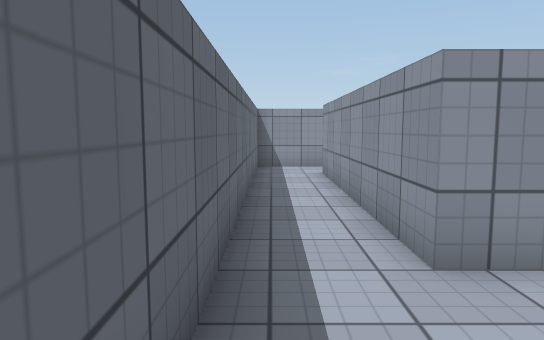
[1] (above)

22 first-person views from a walk through a 3-D level made in the Unity game engine. The camera is 1.3 m above the floor, tilts 6° down and sees 70° across. The floor is counted in squares, 1 m on a side. Each view is taken from the middle of a square. On the plan, view 1 faces up. The plan holds only what a view shows up to about 16 squares ahead; the rest is blank. The player character is not drawn. Surface patterns are stand-ins for the level's own textures.

[2]
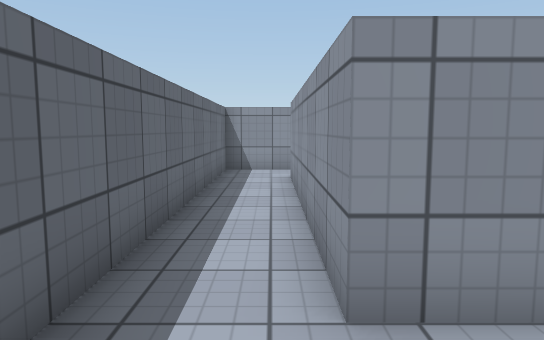

[3]
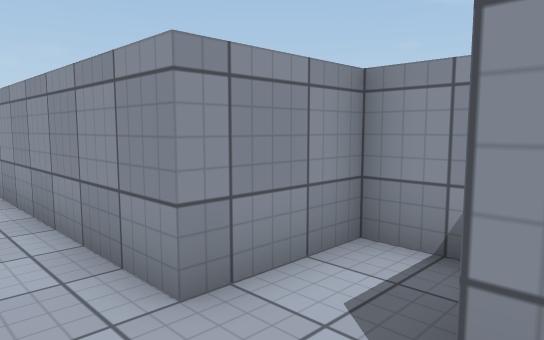

[4]
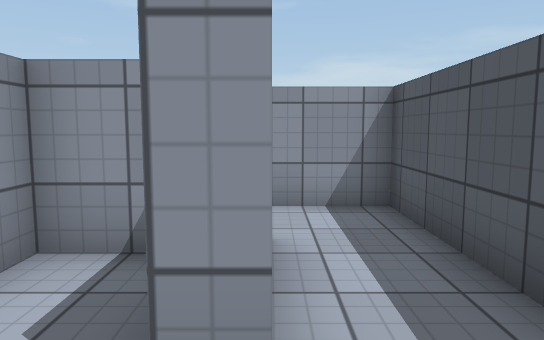

[5]
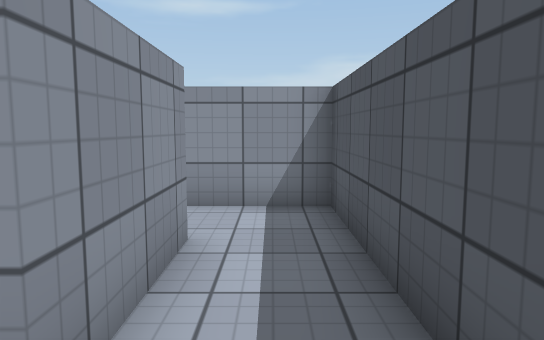

[6]
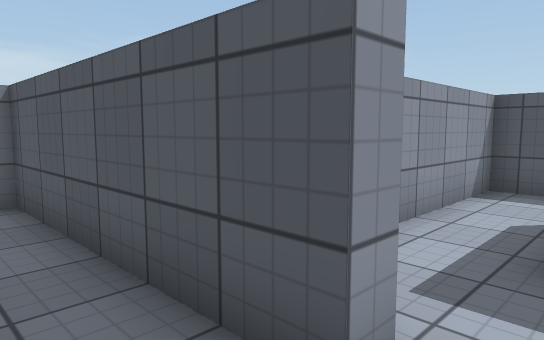

[7]
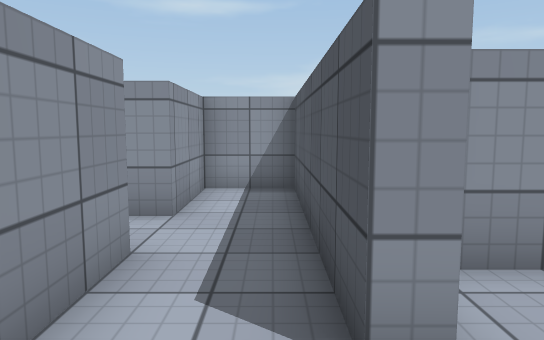

[8]
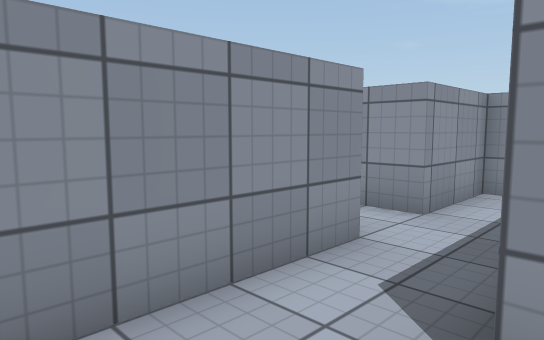

[9]
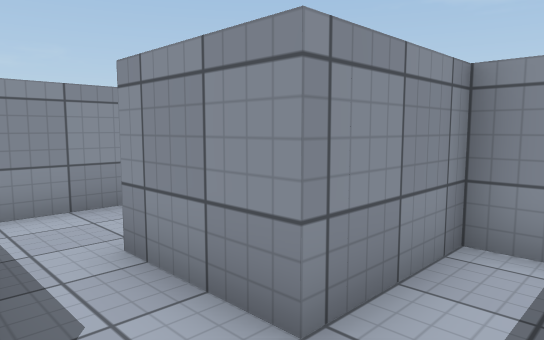

[10]
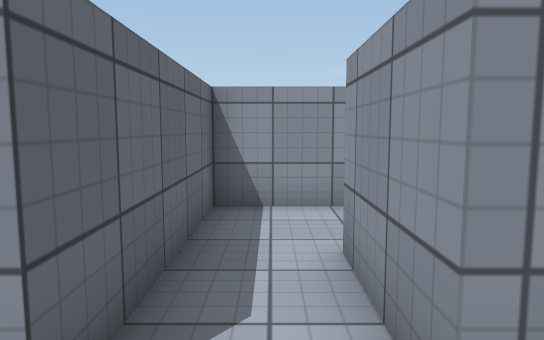

[11]
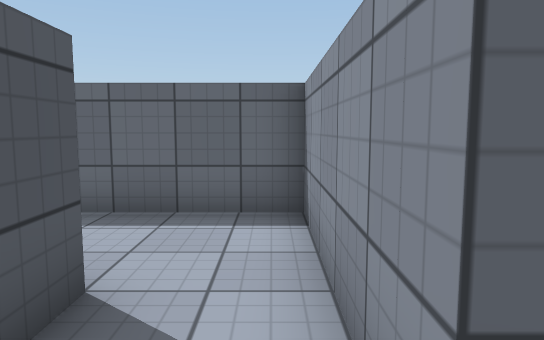

[12]
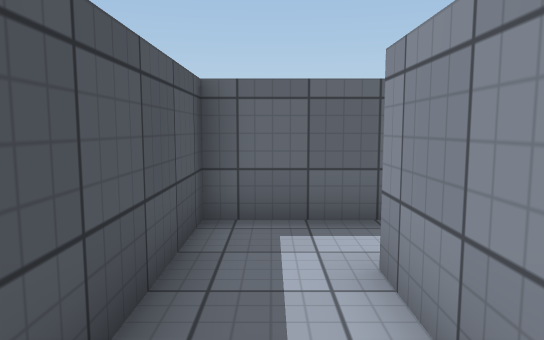

[13]
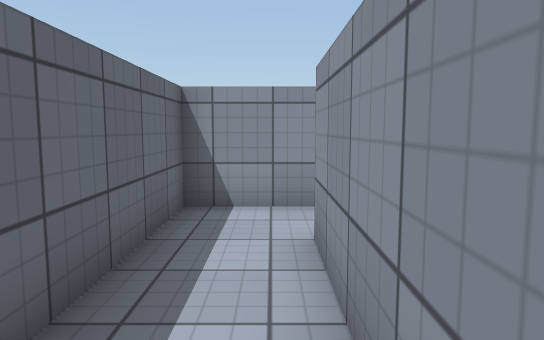

[14]
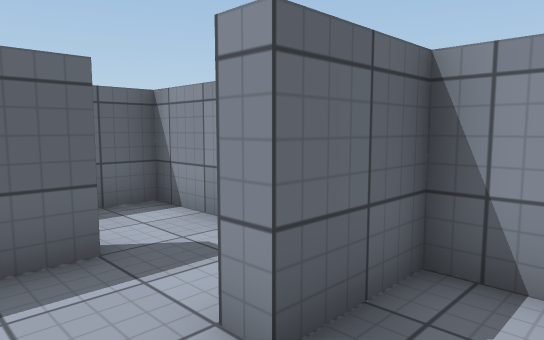

[15]
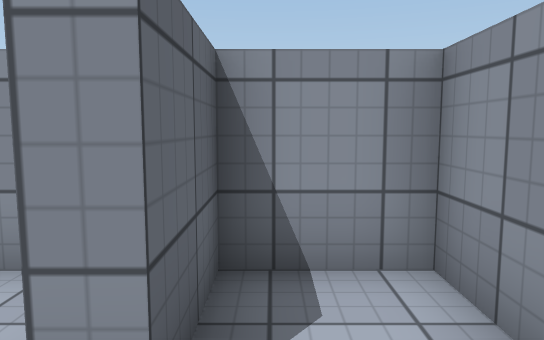

[16]
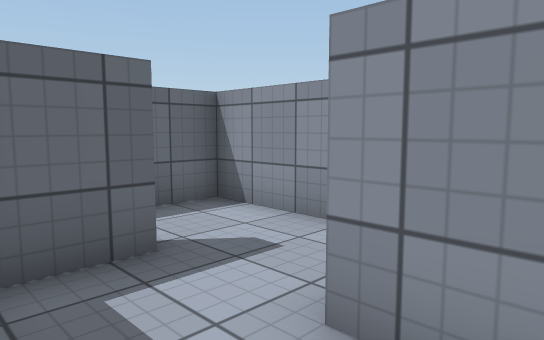

[17]
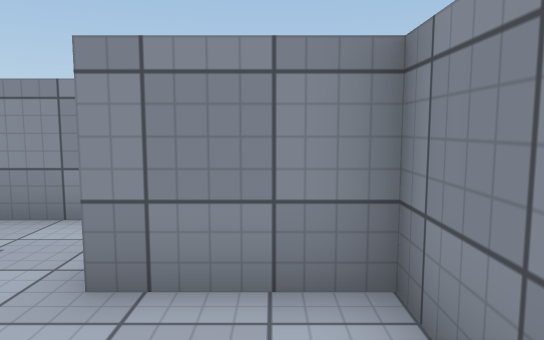

[18]
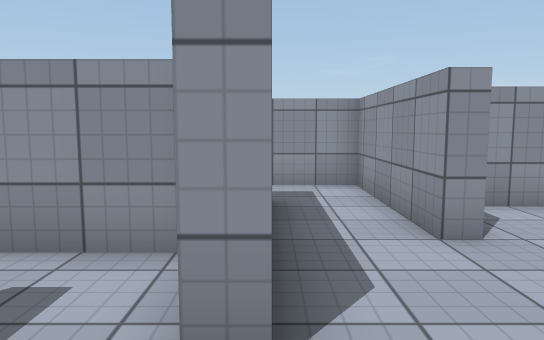

[19]
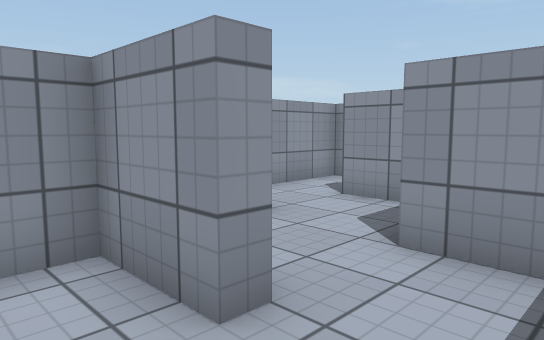

[20]
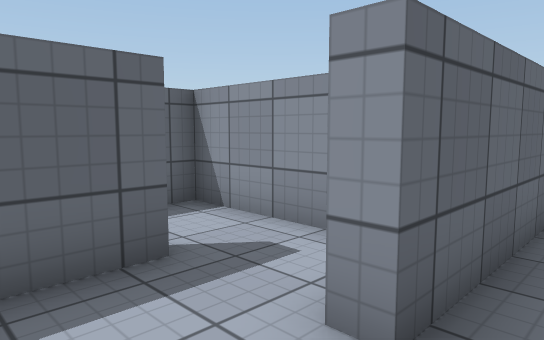

[21]
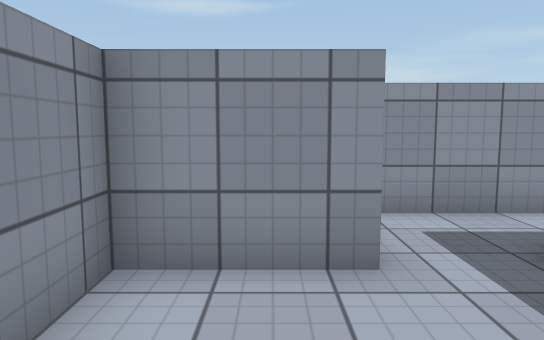

[22]
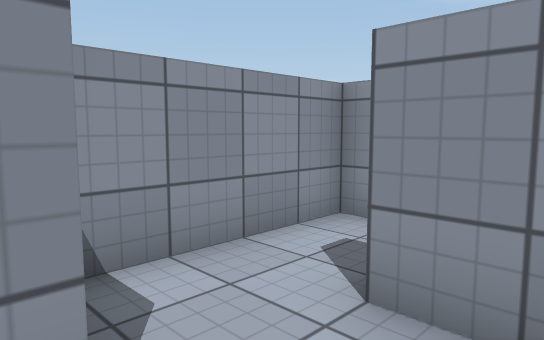

### Floor plan
Points are (right, up) in squares from view 1. A wall is a line through its corners. A room is listed if a view was taken in it or the views show most of it. See-through windows are left out.
Room 1 (views 1, 2, 3, 4, 5, 12)
walls: (4.5, 1) (1.5, 1) (1.5, 1.5); (6.5, 4.5) (6.5, 5.2); (-0.5, 1.5) (-0.5, -1) (6.5, -1) (6.5, 3)
ways out: opening at (3.5, 6) to room 2; opening at (0.5, 1) to room 3
Room 2 (views 6, 7, 8, 9, 10, 11, 21)
walls: (5, 5.9) (5, 6.5) (11.5, 6.5) (11.5, 8.5) (8.8, 8.5) (8.8, 11); (8.5, 13.5) (7, 13.5) (7, 8.5) (2, 8.5) (2, 5)
ways out: opening at (3.5, 6) to room 1; opening at (9, 12.5) to room 7
Room 3 (view 13)
walls: (4, 2.2) (4, 3.5) (1.5, 3.5) (1.5, 11.5); (1.4, 13.5) (-0.5, 13.5) (-0.5, 1.5)
ways out: opening at (0.5, 1) to room 1; opening at (2, 12.5) to room 8
Room 4 (views 14, 15)
walls: (6.5, 12) (6.5, 13.5) (4.5, 13.5) (4.5, 11.5) (4, 11.5)
ways out: opening at (4, 10.5) to room 8
Room 5 (views 16, 17, 18, 19, 20)
walls: (9.5, 4.1) (9.5, 2.5); (12, 8) (12, 4) (11.5, 4) (11.5, 6) (8.5, 6); (14, 6.5) (14, 11) (11.5, 11); (14, 2.6) (14, 4)
ways out: opening at (14, 5.5) to room 6; opening at (12, 10) to room 9; opening at (9, 5)
Room 6 (view 22)
walls: (14.6, 6.5) (14, 6.5); (16.5, 5.1) (16.5, 6.5); (16.6, 8.5) (15.1, 8.5)
ways out: opening at (14, 5.5) to room 5; opening at (17, 7.5)
Room 7 (no view inside)
walls: (11.5, 11) (11.5, 13.5) (8.5, 13.5)
ways out: opening at (9, 12.5) to room 2; opening at (10.5, 11) to room 9
Room 8 (no view inside)
walls: (2, 11.6) (2, 10.6); (2.8, 13.5) (1.4, 13.5)
ways out: opening at (2, 12.5) to room 3; opening at (4, 10.5) to room 4
Room 9 (no view inside)
walls: (9.3, 11.1) (9.3, 9.5)
ways out: opening at (12, 10) to room 5; opening at (10.5, 11) to room 7

Positions as (right, up) in squares from view 1, and headings:
1: (0, 0), facing up
2: (1, 1), facing up
3: (0, 1), facing up-right
4: (0, 1), facing right
5: (0, 0), facing right
6: (4, 8), facing down-right
7: (3, 7), facing right
8: (3, 6), facing up-right
9: (7, 7), facing up-right
10: (8, 7), facing up
11: (8, 8), facing left
12: (5, 0), facing left
13: (1, 7), facing up
14: (6, 10), facing up-left
15: (5, 10), facing up
16: (13, 9), facing up-left
17: (13, 8), facing up
18: (12, 2), facing up
19: (10, 2), facing up-right
20: (13, 2), facing up-left
21: (8, 12), facing right
22: (14, 5), facing up-right
